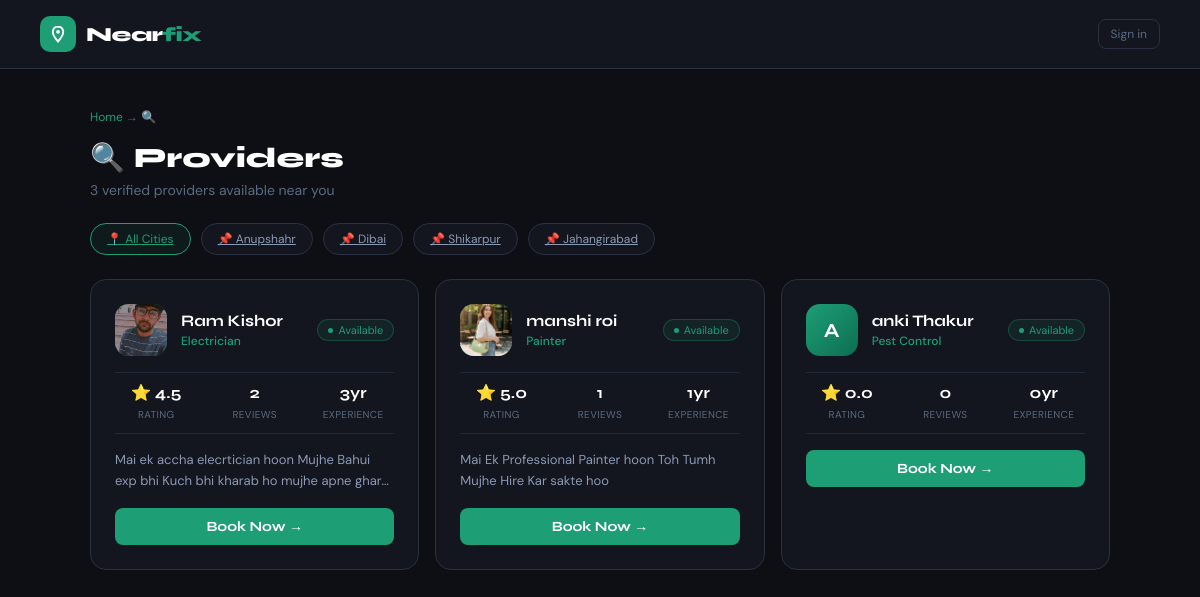
Page /providers/ on the committed database.
### bookings/models.py (models this page shows, shortened)
class ProviderProfile(models.Model):
    user = models.OneToOneField(User, on_delete=models.CASCADE, related_name='provider_profile')
    trade = models.CharField(max_length=100)
    bio = models.TextField(blank=True)
    experience_years = models.IntegerField(default=0)
    rating = models.FloatField(default=0.0)
    total_reviews = models.IntegerField(default=0)
    is_available = models.BooleanField(default=True)
    city = models.CharField(max_length=50, choices=CITY_CHOICES, default='anupshahr')
    latitude = models.FloatField(null=True, blank=True)
    longitude = models.FloatField(null=True, blank=True)
    created_at = models.DateTimeField(auto_now_add=True)

### accounts/models.py (models this page shows, shortened)
class User(AbstractUser):
    ROLE_CUSTOMER = 'customer'
    ROLE_PROVIDER = 'provider'
    ROLE_CHOICES = [
        (ROLE_CUSTOMER, 'Customer'),
        (ROLE_PROVIDER, 'Service Provider'),
    ]
    role = models.CharField(max_length=20, choices=ROLE_CHOICES, default=ROLE_CUSTOMER)
    phone = models.CharField(max_length=15, blank=True)
    is_verified = models.BooleanField(default=False)
    created_at = models.DateTimeField(default=timezone.now)
    profile_photo = models.ImageField(
        upload_to='profiles/',
        blank=True,
        null=True
    )

### bookings/views.py (the view)
# urls.py: path('providers/', views.providers_list, name='providers_list'),
def providers_list(request):
    category = request.GET.get('category', '')
    city = request.GET.get('city', '')
    CATEGORY_MAP = {
        'electrician':  {'name': 'Electrician',  'icon': '⚡'},
        'plumber':      {'name': 'Plumber',       'icon': '🔧'},
        'carpenter':    {'name': 'Carpenter',     'icon': '🪚'},
        'painter':      {'name': 'Painter',       'icon': '🎨'},
        'ac-repair':    {'name': 'AC Repair',     'icon': '❄️'},
        'cleaner':      {'name': 'Cleaner',       'icon': '🧹'},
        'mechanic':     {'name': 'Mechanic',      'icon': '🔩'},
        'pest-control': {'name': 'Pest Control',  'icon': '🐛'},
    }
    CITY_CHOICES = [
        ('anupshahr',   'Anupshahr'),
        ('dibai',       'Dibai'),
        ('shikarpur',   'Shikarpur'),
        ('jahangirabad','Jahangirabad'),
    ]
    cat_info = CATEGORY_MAP.get(category, {'name': category.title(), 'icon': '🔍'})
    providers = ProviderProfile.objects.filter(is_available=True)
    if category:
        providers = providers.filter(trade__icontains=cat_info['name'])
    if city:
        providers = providers.filter(city=city)
    return render(request, 'bookings/providers_list.html', {
        'providers':     providers,
        'category':      category,
        'cat_info':      cat_info,
        'city':          city,
        'city_choices':  CITY_CHOICES,
    })

### Nearfix/templates/bookings/providers_list.html (shortened to what this page needs)
{% extends 'base.html' %}
{% block content %}
<nav class="nf-navbar">
    <a href="{% url 'home' %}" class="nf-logo">
        <div class="nf-logo-icon">
            <svg viewBox="0 0 24 24" fill="none" stroke="white" stroke-width="2.5" stroke-linecap="round">
                <path d="M12 2C8.13 2 5 5.13 5 9c0 5.25 7 13 7 13s7-7.75 7-13c0-3.87-3.13-7-7-7z"/>
                <circle cx="12" cy="9" r="2.5" fill="white" stroke="none"/>
            </svg>
        </div>
        <div class="nf-logo-text">Near<span>fix</span></div>
    </a>
    <div class="nf-nav-right">
        {% if user.is_authenticated %}
        <div class="nf-user-badge">
            <div class="nf-user-avatar">{{ user.first_name|first|upper|default:user.username|first|upper }}</div>
            {{ user.first_name|default:user.username }}
        </div>
        <a href="{% url 'logout' %}" class="nf-btn-sm">Sign out</a>
        {% else %}
        <a href="{% url 'login' %}" class="nf-btn-sm">Sign in</a>
        {% endif %}
    </div>
</nav>
<div class="nf-page-header">
    <div class="nf-breadcrumb">
        <a href="{% url 'home' %}">Home</a> → {{ cat_info.icon }} {{ cat_info.name }}
    </div>
    <div class="nf-page-title">{{ cat_info.icon }}  Providers</div>
    <div class="nf-page-sub">
        {% if providers %}
            {{ providers|length }} verified provider{{ providers|length|pluralize }} available near you
        {% else %}
            No providers found in this category yet
        {% endif %}
    </div>
</div>
<div class="nf-filters">
    <a href="?category={{ category }}"
       class="nf-filter-btn {% if not city %}active{% endif %}">
       📍 All Cities
    </a>
    {% for city_val, city_name in city_choices %}
    <a href="?category={{ category }}&city={{ city_val }}"
       class="nf-filter-btn {% if city == city_val %}active{% endif %}">
       📌 {{ city_name }}
    </a>
    {% endfor %}
</div>
{% if providers %}
<div class="nf-providers-grid">
    {% for provider in providers %}
    <div class="nf-provider-card">
        <div class="nf-card-top">
             <div class="nf-avatar">
    {% if provider.user.profile_photo %}
        <img src="{{ provider.user.profile_photo.url }}" style="width:100%;height:100%;object-fit:cover;border-radius:14px;">
    {% else %}
        {{ provider.user.first_name|first|upper|default:"P" }}
    {% endif %}
</div>
            <div class="nf-card-info">
                <div class="nf-card-name">{{ provider.user.get_full_name|default:provider.user.username }}</div>
                <div class="nf-card-trade">{{ provider.trade }}</div>
            </div>
            {% if provider.is_available %}
            <div class="nf-available-badge">
                <div class="nf-available-dot"></div> Available
            </div>
            {% endif %}
        </div>
        <div class="nf-card-stats">
            <div class="nf-stat-item">
                <span class="nf-stat-val">⭐ {{ provider.rating|floatformat:1 }}</span>
                <span class="nf-stat-lbl">Rating</span>
            </div>
            <div class="nf-stat-item">
                <span class="nf-stat-val">{{ provider.total_reviews }}</span>
                <span class="nf-stat-lbl">Reviews</span>
            </div>
            <div class="nf-stat-item">
                <span class="nf-stat-val">{{ provider.experience_years }}yr</span>
                <span class="nf-stat-lbl">Experience</span>
            </div>
        </div>
        {% if provider.bio %}
        <div class="nf-card-bio">{{ provider.bio }}</div>
        {% endif %}
        <a href="{% url 'create_booking' provider.pk %}" class="nf-book-btn">
            Book Now →
        </a>
    </div>
    {% endfor %}
</div>
{% endif %}
{% endblock %}

### Nearfix/templates/base.html (shortened to what this page needs)
{% load static %}
<!DOCTYPE html>
<html lang="en">
<head>
    <link rel="stylesheet" href="{% static 'css/main.css' %}">
</head>
<body>
{% block content %}{% endblock %}
</body>
</html>

### static/css/main.css (style rules this page uses)
*, *::before, *::after { box-sizing: border-box; margin: 0; padding: 0; }
:root { --green: #1D9E75; --green-dark: #17876a; --green-dim: rgba(29,158,117,0.12); --green-border: rgba(29,158,117,0.3); --bg-base: #0d0f14; --bg-card: #13161e; --bg-field: #0d0f14; --bg-hover: #1a1e28; --border: #2a3040; --border-light: #1e2a3a; --text-primary: #e8e6e0; --text-secondary: #8a9ab5; --text-muted: #5a6a80; --text-dim: #3a4a5e; --font-display: 'Syne', sans-serif; --font-body: 'DM Sans', sans-serif; --radius-sm: 8px; --radius-md: 10px; --radius-lg: 14px; }
body { font-family: var(--font-body); background: var(--bg-base); color: var(--text-primary); min-height: 100vh; }
.nf-navbar { display: flex; align-items: center; justify-content: space-between; padding: 1rem 2.5rem; background: var(--bg-card); border-bottom: 0.5px solid var(--border); position: sticky; top: 0; z-index: 100; }
.nf-logo { display: flex; align-items: center; gap: 10px; text-decoration: none; }
.nf-logo-icon { width: 36px; height: 36px; background: var(--green); border-radius: 10px; display: flex; align-items: center; justify-content: center; }
.nf-logo-icon svg { width: 18px; height: 18px; }
.nf-logo-text { font-family: var(--font-display); font-weight: 800; font-size: 20px; letter-spacing: -0.5px; color: #fff; }
.nf-logo-text span { color: var(--green); }
.nf-nav-right { display: flex; align-items: center; gap: 1rem; }
.nf-btn-sm { font-size: 12px; color: var(--text-muted); text-decoration: none; padding: 6px 12px; border-radius: var(--radius-sm); border: 0.5px solid var(--border); transition: all 0.2s; }
.nf-breadcrumb { font-size: 12px; color: var(--text-muted); margin-bottom: 1.5rem; }
.nf-breadcrumb a { color: var(--green); text-decoration: none; }

### rows in the picture
ProviderProfile: user.profile_photo (picture), user.get_full_name "Ram Kishor", trade "Electrician", is_available True (drawn), rating "4.5", total_reviews "2", experience_years "3", bio "Mai ek accha elecrtician hoon Mujhe Bahui exp bhi Kuch bhi kharab ho mujhe apne…"
ProviderProfile: user.profile_photo (picture), user.get_full_name "manshi roi", trade "Painter", is_available True (drawn), rating "5.0", total_reviews "1", experience_years "1", bio "Mai Ek Professional Painter hoon Toh Tumh Mujhe Hire Kar sakte hoo"
ProviderProfile: user.first_name|first "A", user.get_full_name "anki Thakur", trade "Pest Control", is_available True (drawn), rating "0.0", total_reviews "0", experience_years "0"

### other values in the picture
{{ cat_info.icon }} "🔍"
{{ providers|length }} "3"
{{ city_name }} "Anupshahr" "Dibai" "Shikarpur" "Jahangirabad"
